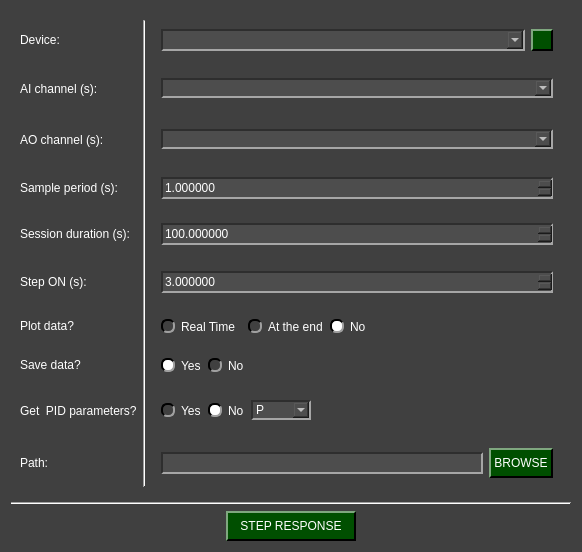
<?xml version="1.0" encoding="UTF-8"?>
<ui version="4.0">
 <class>Arduino_StepResponse_W</class>
 <widget class="QWidget" name="Arduino_StepResponse_W">
  <property name="geometry">
   <rect>
    <x>0</x>
    <y>0</y>
    <width>582</width>
    <height>552</height>
   </rect>
  </property>
  <property name="windowTitle">
   <string>Form</string>
  </property>
  <property name="styleSheet">
   <string notr="true">QComboBox QAbstractItemView {
    background-color: rgb(77, 77, 77);
}

QComboBox QAbstractItemView::item:focus{
    background-color: rgb(140, 140, 140);
}

QDoubleSpinBox{
	background-color: rgb(77, 77, 77);
	
	border-top: 1.5px solid rgb(46, 46, 46);
	border-left: 1.5px solid rgb(46, 46, 46);

	border-bottom: 1.5px solid rgb(166, 166, 166);
	border-right: 1.5px solid rgb(166, 166, 166);
}

QDoubleSpinBox::up-button{
    image: url(:/imgs/imgs/drop_up_arrow.png);
	width: 11px;

	background-color: rgb(0, 79, 0);
	border-top: 1.5px solid rgb(127, 167, 127);
	border-left: 1.5px solid rgb(127, 167, 127);

	border-bottom: 1.5px solid rgb(0, 0, 0);
	border-right: 1.5px solid rgb(0, 0, 0);
}

QDoubleSpinBox::up-button:pressed{
	border: 2px solid rgb(255, 255, 255);
}

QDoubleSpinBox::up-button:hover{
	background-color: rgb(0, 50, 0);
}

QDoubleSpinBox::down-button{
    image: url(:/imgs/imgs/drop_down_arrow.png);
	width: 11px;

	background-color: rgb(0, 79, 0);
	border-top: 1.5px solid rgb(127, 167, 127);
	border-left: 1.5px solid rgb(127, 167, 127);

	border-bottom: 1.5px solid rgb(0, 0, 0);
	border-right: 1.5px solid rgb(0, 0, 0);
}

QDoubleSpinBox::down-button:pressed{
	border: 2px solid rgb(255, 255, 255);
}

QDoubleSpinBox::down-button:hover{
	background-color: rgb(0, 50, 0);
}

QWidget#Arduino_StepResponse_W{
	background-color: rgb(64, 64, 64);
}

QWidget{
	color: rgb(255, 255, 255);
}

QComboBox{
	background-color: rgb(77, 77, 77);
	
	border-top: 1.5px solid rgb(46, 46, 46);
	border-left: 1.5px solid rgb(46, 46, 46);

	border-bottom: 1.5px solid rgb(166, 166, 166);
	border-right: 1.5px solid rgb(166, 166, 166);
}


QComboBox::drop-down{
	image: url(:/imgs/imgs/drop_down_arrow.png);
	width: 11px;

	background-color: rgb(0, 79, 0);
	border-top: 2px solid rgb(127, 167, 127);
	border-left: 2px solid rgb(127, 167, 127);

	border-bottom: 2px solid rgb(0, 0, 0);
	border-right: 2px solid rgb(0, 0, 0);
}

QComboBox::drop-down:hover{
	background-color: rgb(0, 50, 0);
}

QComboBox::drop-down:pressed{
	border: 2px solid rgb(255, 255, 255);
}

QPushButton{
	background-color: rgb(0, 79, 0);

	border-top: 1.5px solid rgb(127, 167, 127);
	border-left: 1.5px solid rgb(127, 167, 127);

	border-bottom: 1.5px solid rgb(0, 0, 0);
	border-right: 1.5px solid rgb(0, 0, 0);

	
	font: 12pt &quot;Helvetica&quot;;
	text-align:center;
}

QWidget{
	font: 12pt &quot;Helvetica&quot;;
}

QPushButton:hover{
	background-color: rgb(0, 50, 0);
}

QPushButton:pressed{
	border: 2px solid rgb(255, 255, 255);
}

QLineEdit{
	background-color: rgb(77, 77, 77);
	border-top: 1.5px solid rgb(46, 46, 46);
	border-left: 1.5px solid rgb(46, 46, 46);

	border-bottom: 1.5px solid rgb(166, 166, 166);
	border-right: 1.5px solid rgb(166, 166, 166);
}

QRadioButton::indicator{
	border-radius: 6px;
	border-top: 1.5px solid rgb(0, 0, 0);
	border-left: 1.5px solid rgb(0, 0, 0);

	border-bottom: 1.5px solid rgb(160, 160, 160);
	border-right: 1.5px solid rgb(160, 160, 160);
}

QRadioButton::indicator::checked{
	background-color: white;
}

QRadioButton::indicator::unchecked:hover{
	background-color: #9F9F9F;
}

QRadioButton::indicator::pressed{
	border: 1.5px solid #505050
}

QPushButton#reload_devices{
	image: url(:/imgs/imgs/reload.png);
	width: 11px;
	background-color: rgb(0, 79, 0);

	border-top: 1.5px solid rgb(127, 167, 127);
	border-left: 1.5px solid rgb(127, 167, 127);

	border-bottom: 1.5px solid rgb(0, 0, 0);
	border-right: 1.5px solid rgb(0, 0, 0);

	
	font: 12pt &quot;Helvetica&quot;;
	text-align:center;
}

QPushButton#reload_devices:hover{
	background-color: rgb(0, 50, 0);
}

QPushButton#reload_devices:pressed{
	border: 2px solid rgb(255, 255, 255);
}

QComboBox:disabled {
    background-color: rgb(50, 50, 50);
    
    border-top: 1.5px solid rgb(30, 30, 30);
    border-left: 1.5px solid rgb(30, 30, 30);
    
    border-bottom: 1.5px solid rgb(100, 100, 100);
    border-right: 1.5px solid rgb(100, 100, 100);
    
    color: rgb(150, 150, 150);
}</string>
  </property>
  <layout class="QGridLayout" name="gridLayout_3">
   <item row="0" column="0">
    <widget class="QWidget" name="widget" native="true">
     <layout class="QGridLayout" name="gridLayout_2">
      <item row="3" column="0">
       <widget class="QLabel" name="label_15">
        <property name="minimumSize">
         <size>
          <width>0</width>
          <height>30</height>
         </size>
        </property>
        <property name="maximumSize">
         <size>
          <width>16777215</width>
          <height>30</height>
         </size>
        </property>
        <property name="text">
         <string>Sample period (s):</string>
        </property>
       </widget>
      </item>
      <item row="7" column="2" alignment="Qt::AlignmentFlag::AlignLeft">
       <widget class="QWidget" name="widget_12" native="true">
        <layout class="QHBoxLayout" name="horizontalLayout_5">
         <item>
          <widget class="QRadioButton" name="yes_save_radio">
           <property name="text">
            <string>Yes</string>
           </property>
           <property name="checked">
            <bool>true</bool>
           </property>
           <attribute name="buttonGroup">
            <string notr="true">save_radio_group</string>
           </attribute>
          </widget>
         </item>
         <item>
          <widget class="QRadioButton" name="no_save_radio">
           <property name="text">
            <string>No</string>
           </property>
           <attribute name="buttonGroup">
            <string notr="true">save_radio_group</string>
           </attribute>
          </widget>
         </item>
        </layout>
       </widget>
      </item>
      <item row="9" column="2">
       <widget class="QWidget" name="widget_16" native="true">
        <layout class="QHBoxLayout" name="horizontalLayout_7">
         <item alignment="Qt::AlignmentFlag::AlignVCenter">
          <widget class="QLineEdit" name="path_line_edit">
           <property name="minimumSize">
            <size>
             <width>0</width>
             <height>22</height>
            </size>
           </property>
           <property name="maximumSize">
            <size>
             <width>16777215</width>
             <height>22</height>
            </size>
           </property>
          </widget>
         </item>
         <item alignment="Qt::AlignmentFlag::AlignVCenter">
          <widget class="QPushButton" name="path_folder_browse">
           <property name="minimumSize">
            <size>
             <width>0</width>
             <height>30</height>
            </size>
           </property>
           <property name="maximumSize">
            <size>
             <width>16777215</width>
             <height>30</height>
            </size>
           </property>
           <property name="text">
            <string> BROWSE </string>
           </property>
          </widget>
         </item>
        </layout>
       </widget>
      </item>
      <item row="3" column="2">
       <widget class="QWidget" name="widget_11" native="true">
        <layout class="QGridLayout" name="gridLayout_9">
         <item row="0" column="0">
          <widget class="QDoubleSpinBox" name="Ts_in">
           <property name="minimumSize">
            <size>
             <width>0</width>
             <height>22</height>
            </size>
           </property>
           <property name="maximumSize">
            <size>
             <width>16777215</width>
             <height>22</height>
            </size>
           </property>
           <property name="decimals">
            <number>6</number>
           </property>
           <property name="maximum">
            <double>999999999999.000000000000000</double>
           </property>
           <property name="singleStep">
            <double>0.010000000000000</double>
           </property>
           <property name="stepType">
            <enum>QAbstractSpinBox::StepType::AdaptiveDecimalStepType</enum>
           </property>
           <property name="value">
            <double>1.000000000000000</double>
           </property>
          </widget>
         </item>
        </layout>
       </widget>
      </item>
      <item row="1" column="0">
       <widget class="QLabel" name="label_3">
        <property name="text">
         <string>AI channel (s):</string>
        </property>
       </widget>
      </item>
      <item row="8" column="2" alignment="Qt::AlignmentFlag::AlignLeft">
       <widget class="QWidget" name="widget_2" native="true">
        <layout class="QHBoxLayout" name="horizontalLayout">
         <item>
          <widget class="QRadioButton" name="yes_pid_radio">
           <property name="text">
            <string>Yes</string>
           </property>
           <attribute name="buttonGroup">
            <string notr="true">pid_radio_group</string>
           </attribute>
          </widget>
         </item>
         <item>
          <widget class="QRadioButton" name="no_pid_radio">
           <property name="text">
            <string>No</string>
           </property>
           <property name="checked">
            <bool>true</bool>
           </property>
           <attribute name="buttonGroup">
            <string notr="true">pid_radio_group</string>
           </attribute>
          </widget>
         </item>
         <item>
          <widget class="QComboBox" name="PID_comboBox">
           <property name="minimumSize">
            <size>
             <width>60</width>
             <height>0</height>
            </size>
           </property>
           <property name="currentText">
            <string>P</string>
           </property>
           <item>
            <property name="text">
             <string>P</string>
            </property>
           </item>
           <item>
            <property name="text">
             <string>PI</string>
            </property>
           </item>
           <item>
            <property name="text">
             <string>PID</string>
            </property>
           </item>
          </widget>
         </item>
        </layout>
       </widget>
      </item>
      <item row="8" column="0">
       <widget class="QLabel" name="label">
        <property name="text">
         <string>Get  PID parameters?</string>
        </property>
       </widget>
      </item>
      <item row="9" column="0" alignment="Qt::AlignmentFlag::AlignVCenter">
       <widget class="QLabel" name="label_12">
        <property name="minimumSize">
         <size>
          <width>0</width>
          <height>30</height>
         </size>
        </property>
        <property name="maximumSize">
         <size>
          <width>16777215</width>
          <height>30</height>
         </size>
        </property>
        <property name="text">
         <string>Path:</string>
        </property>
       </widget>
      </item>
      <item row="0" column="0">
       <widget class="QLabel" name="label_2">
        <property name="minimumSize">
         <size>
          <width>0</width>
          <height>30</height>
         </size>
        </property>
        <property name="maximumSize">
         <size>
          <width>16777215</width>
          <height>30</height>
         </size>
        </property>
        <property name="text">
         <string>Device:</string>
        </property>
       </widget>
      </item>
      <item row="6" column="2" alignment="Qt::AlignmentFlag::AlignLeft">
       <widget class="QWidget" name="widget_13" native="true">
        <layout class="QHBoxLayout" name="horizontalLayout_6">
         <item>
          <widget class="QRadioButton" name="yes_rt_plot_radio">
           <property name="text">
            <string>Real Time</string>
           </property>
           <property name="checked">
            <bool>false</bool>
           </property>
           <attribute name="buttonGroup">
            <string notr="true">plot_radio_group</string>
           </attribute>
          </widget>
         </item>
         <item>
          <widget class="QLabel" name="label_warning">
           <property name="toolTip">
            <string>&lt;html&gt;&lt;head/&gt;&lt;body&gt;&lt;p&gt;&lt;span style=&quot; font-size:16pt;&quot;&gt;Selecting Real Time may reduce your acquisition performance if you need to collect data at high frequencies ( sample period &amp;lt; 0.05 s ). We suggest plotting at the end of the acquisition if you don't want to be affected.&lt;/span&gt;&lt;/p&gt;&lt;/body&gt;&lt;/html&gt;</string>
           </property>
           <property name="text">
            <string>&lt;html&gt;&lt;head/&gt;&lt;body&gt;&lt;p&gt;&lt;img src=&quot;:/imgs/imgs/Warning_logo.png&quot;/&gt;&lt;/p&gt;&lt;/body&gt;&lt;/html&gt;</string>
           </property>
          </widget>
         </item>
         <item>
          <widget class="QRadioButton" name="yes_ate_plot_radio">
           <property name="text">
            <string>At the end</string>
           </property>
           <attribute name="buttonGroup">
            <string notr="true">plot_radio_group</string>
           </attribute>
          </widget>
         </item>
         <item>
          <widget class="QRadioButton" name="no_plot_radio">
           <property name="text">
            <string>No</string>
           </property>
           <property name="checked">
            <bool>true</bool>
           </property>
           <attribute name="buttonGroup">
            <string notr="true">plot_radio_group</string>
           </attribute>
          </widget>
         </item>
        </layout>
       </widget>
      </item>
      <item row="5" column="0">
       <widget class="QLabel" name="label_14">
        <property name="text">
         <string>Step ON (s):</string>
        </property>
       </widget>
      </item>
      <item row="4" column="2">
       <widget class="QWidget" name="widget_10" native="true">
        <layout class="QGridLayout" name="gridLayout_8">
         <item row="0" column="0">
          <widget class="QDoubleSpinBox" name="sesh_dur_in">
           <property name="minimumSize">
            <size>
             <width>0</width>
             <height>22</height>
            </size>
           </property>
           <property name="maximumSize">
            <size>
             <width>16777215</width>
             <height>22</height>
            </size>
           </property>
           <property name="decimals">
            <number>6</number>
           </property>
           <property name="maximum">
            <double>999999999999.000000000000000</double>
           </property>
           <property name="singleStep">
            <double>0.010000000000000</double>
           </property>
           <property name="stepType">
            <enum>QAbstractSpinBox::StepType::AdaptiveDecimalStepType</enum>
           </property>
           <property name="value">
            <double>100.000000000000000</double>
           </property>
          </widget>
         </item>
        </layout>
       </widget>
      </item>
      <item row="5" column="2">
       <widget class="QWidget" name="widget_15" native="true">
        <layout class="QGridLayout" name="gridLayout_12">
         <item row="0" column="0">
          <widget class="QDoubleSpinBox" name="step_on_s_in">
           <property name="minimumSize">
            <size>
             <width>0</width>
             <height>22</height>
            </size>
           </property>
           <property name="maximumSize">
            <size>
             <width>16777215</width>
             <height>22</height>
            </size>
           </property>
           <property name="decimals">
            <number>6</number>
           </property>
           <property name="maximum">
            <double>999999999999.000000000000000</double>
           </property>
           <property name="singleStep">
            <double>0.010000000000000</double>
           </property>
           <property name="stepType">
            <enum>QAbstractSpinBox::StepType::AdaptiveDecimalStepType</enum>
           </property>
           <property name="value">
            <double>3.000000000000000</double>
           </property>
          </widget>
         </item>
        </layout>
       </widget>
      </item>
      <item row="0" column="2">
       <widget class="QWidget" name="widget_3" native="true">
        <layout class="QHBoxLayout" name="horizontalLayout_8">
         <item>
          <widget class="QComboBox" name="device_combo">
           <property name="minimumSize">
            <size>
             <width>0</width>
             <height>22</height>
            </size>
           </property>
           <property name="maximumSize">
            <size>
             <width>16777215</width>
             <height>22</height>
            </size>
           </property>
          </widget>
         </item>
         <item>
          <widget class="QPushButton" name="reload_devices">
           <property name="minimumSize">
            <size>
             <width>22</width>
             <height>22</height>
            </size>
           </property>
           <property name="maximumSize">
            <size>
             <width>22</width>
             <height>22</height>
            </size>
           </property>
           <property name="toolTip">
            <string>&lt;html&gt;&lt;head/&gt;&lt;body&gt;&lt;p&gt;Update COM ports&lt;/p&gt;&lt;/body&gt;&lt;/html&gt;</string>
           </property>
           <property name="text">
            <string/>
           </property>
          </widget>
         </item>
        </layout>
       </widget>
      </item>
      <item row="1" column="2">
       <widget class="QWidget" name="widget_4" native="true">
        <layout class="QHBoxLayout" name="horizontalLayout_2">
         <item>
          <widget class="QComboBox" name="ai_channel_combo"/>
         </item>
        </layout>
       </widget>
      </item>
      <item row="4" column="0">
       <widget class="QLabel" name="label_10">
        <property name="minimumSize">
         <size>
          <width>0</width>
          <height>30</height>
         </size>
        </property>
        <property name="maximumSize">
         <size>
          <width>16777215</width>
          <height>30</height>
         </size>
        </property>
        <property name="text">
         <string>Session duration (s):</string>
        </property>
       </widget>
      </item>
      <item row="0" column="1" rowspan="10">
       <widget class="Line" name="line_2">
        <property name="orientation">
         <enum>Qt::Orientation::Vertical</enum>
        </property>
       </widget>
      </item>
      <item row="6" column="0">
       <widget class="QLabel" name="label_9">
        <property name="minimumSize">
         <size>
          <width>0</width>
          <height>30</height>
         </size>
        </property>
        <property name="maximumSize">
         <size>
          <width>16777215</width>
          <height>30</height>
         </size>
        </property>
        <property name="text">
         <string>Plot data?</string>
        </property>
       </widget>
      </item>
      <item row="7" column="0">
       <widget class="QLabel" name="label_11">
        <property name="minimumSize">
         <size>
          <width>0</width>
          <height>30</height>
         </size>
        </property>
        <property name="maximumSize">
         <size>
          <width>16777215</width>
          <height>30</height>
         </size>
        </property>
        <property name="text">
         <string>Save data?</string>
        </property>
       </widget>
      </item>
      <item row="2" column="0">
       <widget class="QLabel" name="label_4">
        <property name="text">
         <string>AO channel (s):</string>
        </property>
       </widget>
      </item>
      <item row="2" column="2">
       <widget class="QWidget" name="widget_5" native="true">
        <layout class="QHBoxLayout" name="horizontalLayout_3">
         <item>
          <widget class="QComboBox" name="ao_channel_combo"/>
         </item>
        </layout>
       </widget>
      </item>
     </layout>
    </widget>
   </item>
   <item row="1" column="0">
    <widget class="Line" name="line_3">
     <property name="orientation">
      <enum>Qt::Orientation::Horizontal</enum>
     </property>
    </widget>
   </item>
   <item row="2" column="0" alignment="Qt::AlignmentFlag::AlignHCenter">
    <widget class="QPushButton" name="start_step_response">
     <property name="minimumSize">
      <size>
       <width>130</width>
       <height>30</height>
      </size>
     </property>
     <property name="maximumSize">
      <size>
       <width>130</width>
       <height>30</height>
      </size>
     </property>
     <property name="text">
      <string>STEP RESPONSE</string>
     </property>
    </widget>
   </item>
  </layout>
 </widget>
 <resources>
  <include location="resources_1.qrc"/>
 </resources>
 <connections/>
 <buttongroups>
  <buttongroup name="pid_radio_group"/>
  <buttongroup name="save_radio_group"/>
  <buttongroup name="plot_radio_group"/>
 </buttongroups>
</ui>
